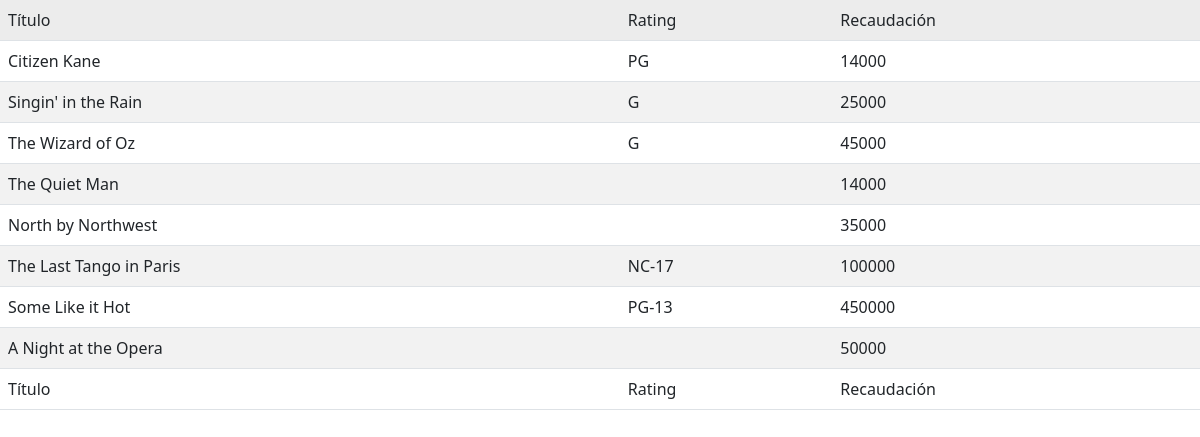
/cines/index__.php, run on the app's committed database.
### tables this page shows
CREATE TABLE `movies` (
  `Code` int(11) NOT NULL PRIMARY KEY AUTO_INCREMENT,
  `Title` varchar(255) NOT NULL,
  `Rating` varchar(255) DEFAULT NULL,
  `Money` int(11) NOT NULL
);

### cines/index__.php (the view, shortened to what this page needs)
<!DOCTYPE html>
<html lang="en">
<head>
    <link href="https://cdn.jsdelivr.net/npm/bootstrap@5.2.0/dist/css/bootstrap.min.css" rel="stylesheet">
</head>
<body>
<?php
$conexion = conectar_bd();
$consulta = "SELECT * FROM movies";
$resultado_consulta = $conexion->query($consulta);
$resultado_consulta->fetch_assoc();
echo "<table class='table table-striped table-hover'>
        <tr>
            <td>Título</td>
            <td>Rating</td>
            <td>Recaudación</td>
        </tr>";
foreach($resultado_consulta as $pelicula){
    echo '<tr>
            <td>' . $pelicula["Title"] . '</td>' .
            '<td>' . $pelicula["Rating"] . '</td>' .
            '<td>' . $pelicula["Money"] . '</td>' .
            '</tr>';
}
echo "<tr>
        <td>Título</td>
        <td>Rating</td>
        <td>Recaudación</td>
    </tr>
</table>";
?>
</body>
</html>

### data on the page
movies: Title "Citizen Kane", Rating "PG", Money "14000"
movies: Title "Singin' in the Rain", Rating "G", Money "25000"
movies: Title "The Wizard of Oz", Rating "G", Money "45000"
movies: Title "The Quiet Man", Money "14000"
movies: Title "North by Northwest", Money "35000"
movies: Title "The Last Tango in Paris", Rating "NC-17", Money "100000"
movies: Title "Some Like it Hot", Rating "PG-13", Money "450000"
movies: Title "A Night at the Opera", Money "50000"
